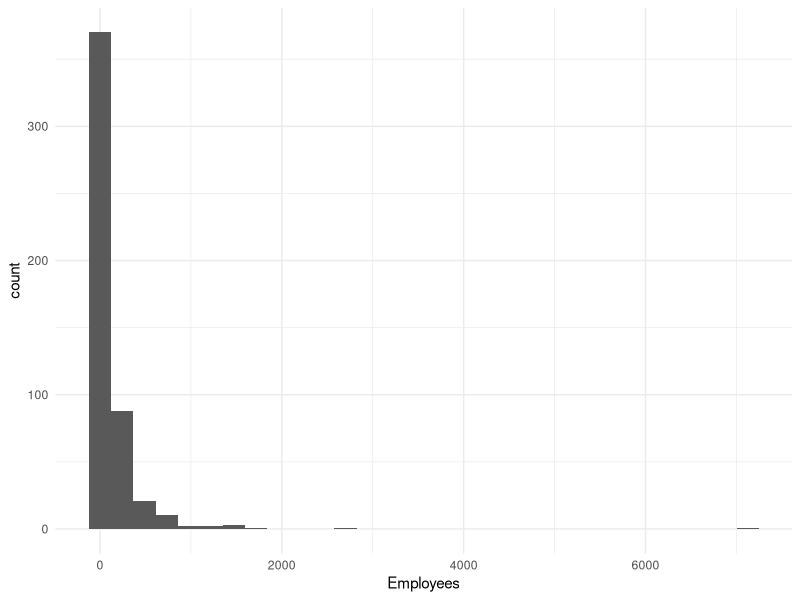
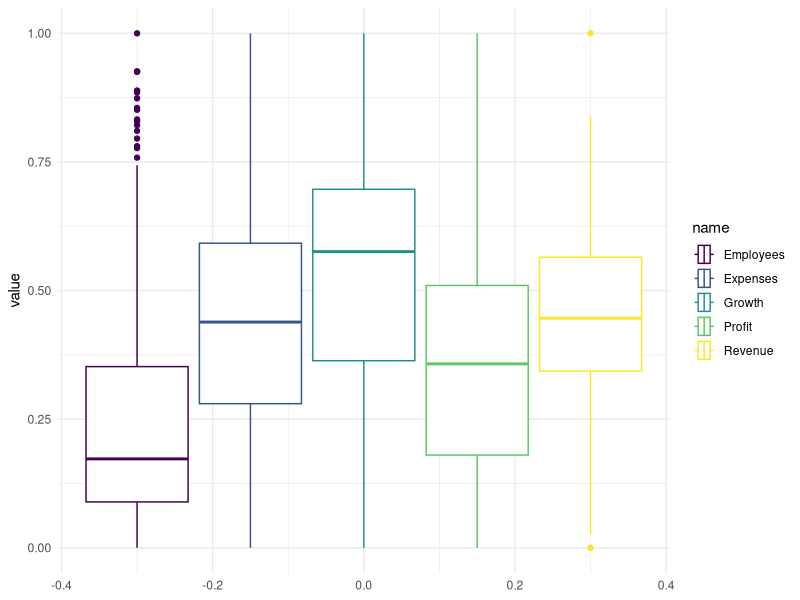
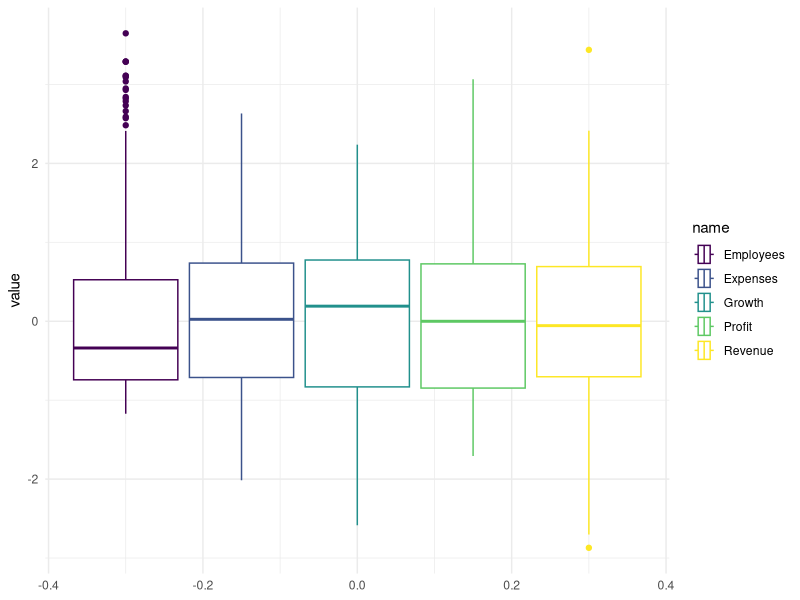
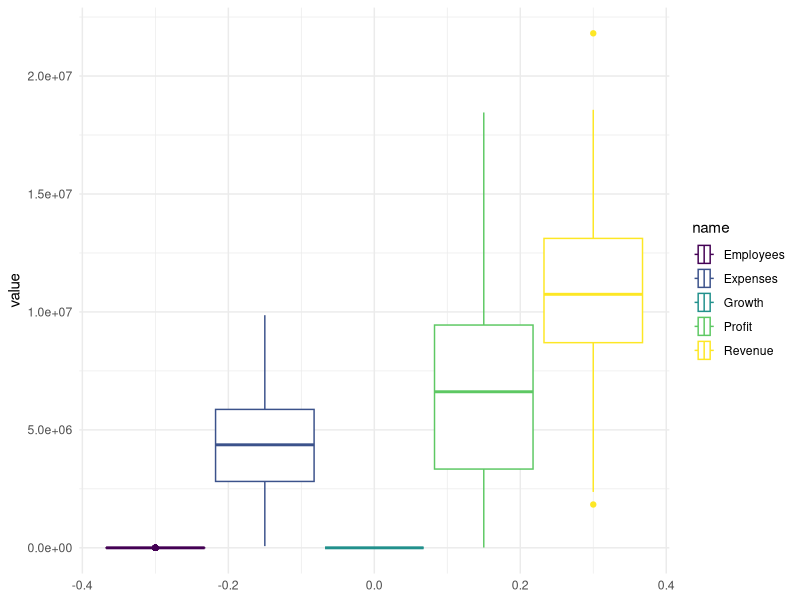
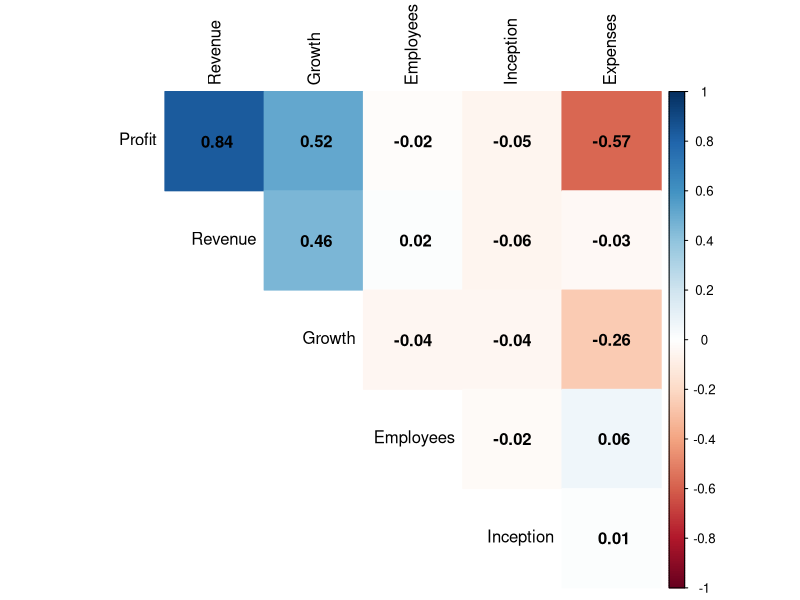
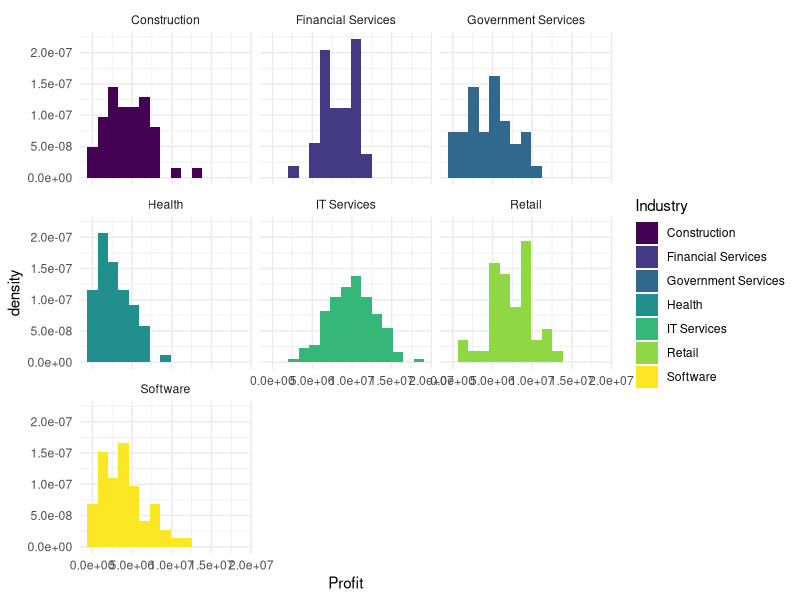
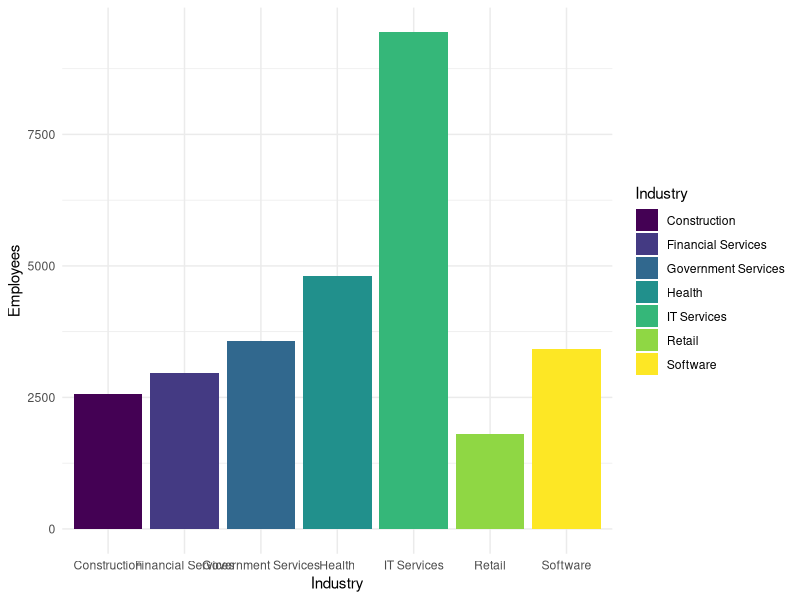
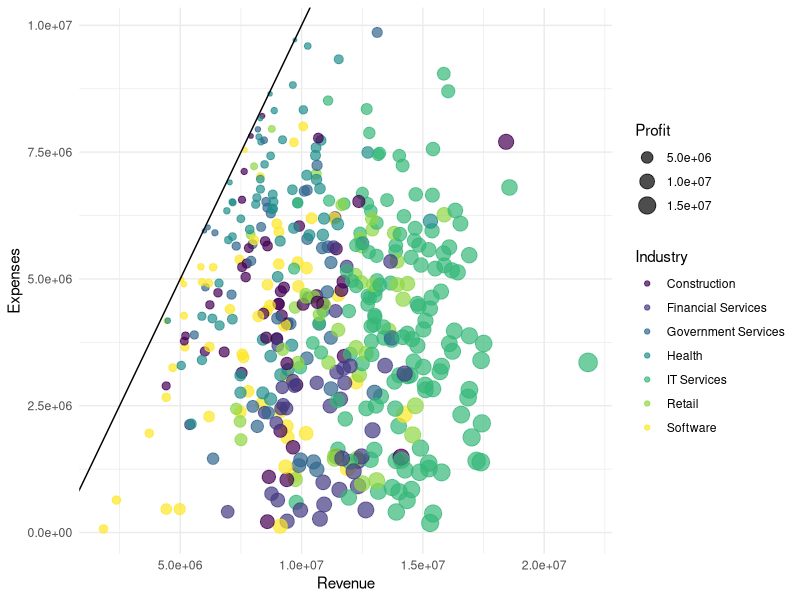

Write the R code that produced these figures, in order.
## ---- chunk 1
knitr::opts_chunk$set(warning=FALSE,message=FALSE)
## ---- chunk 2
library(tidyverse)

#lines <-readLines("Future-500-7.csv")
#lines[69]<- str_replace(lines[69],'\"',"")

#writeLines(lines,"modified_csv.csv")
x <- read_csv("modified_csv.csv")
## ---- chunk 3
x <- x %>% filter(ID!=78)

x_1 <- x %>%
  mutate(Revenue = as.numeric(str_replace_all(Revenue,"\\$|\\,","")),
        Expenses = as.numeric(str_replace_all(Expenses," Dollars|\\,","")),
        Growth = as.numeric(str_replace_all(Growth,"%","")),
        Profit = as.numeric(str_match(Profit,"\\d+")))
## ---- chunk 4
library(psych)
x_1 %>% select(where(is.numeric),-"ID") %>% describe()

x_1 %>% summarize(across(where(is.numeric),var,na.rm=TRUE))


x_grouped <- x_1 %>% group_by(Industry)
names <- x_grouped %>% group_keys() %>% pull(Industry)

summary_list <- x_grouped %>% select(where(is.numeric)) %>% select(-"ID") %>% 
  group_split() %>% 
  purrr::map(~select(.x,-"Industry")) %>%
  purrr::map(describe) %>%
  purrr::map(~rownames_to_column(as.data.frame(.x)))

names(summary_list) <- names
summary_list
## ---- chunk 5
# išveda į failus, siekiant nukopijuoti lentelę
x %>% describe() %>%  select(c("sd","mean","median","min","max")) %>% round(2) %>% write.csv("d.csv",quote=FALSE)


temp <- summary_list %>% enframe() %>% unnest_longer("value") 

cbind(temp$name,temp$value) %>% select(c("rowname","temp$name","sd","mean","median","min","max")) %>% mutate(across(where(is.numeric),round,2)) %>% write.csv("rr.csv",quote=FALSE,row.names = FALSE)
## ---- chunk 6
# turimi vienų metų duomenys. esant praeitų metų duomenims NA reikšmes būtų galima pakeisti praeitomis
x_1 %>% group_by(Name) %>% count() %>% arrange(desc(n))

x_1 %>% ungroup() %>% summarize(across(everything(),~sum(is.na(.x)))) # pradiniai kiekiai praleistų reikšmių


replace_with_group_median<- function(x,y) {
  group_median <- median(x,na.rm = TRUE)
  if_else(is.na(x),group_median,x)
}


library(maps)
cities <-  us.cities$country.etc
names(cities) <- str_replace(us.cities$name,paste("",us.cities$country.etc),"")


x_2 <- x_1 %>%
  # faktinis užpildymas
  mutate(State = if_else(is.na(State),cities[City],State)) %>%
  # išvestinės reikšmės 
  mutate(Expenses = if_else(is.na(Expenses) & !is.na(Profit),Revenue - Profit,Expenses),
        Revenue = if_else(is.na(Revenue) & !is.na(Profit),Expenses + Profit,Revenue)) %>%
  group_by(Industry) %>%
  filter(!(is.na(Revenue) & is.na(Expenses) & !is.na(Profit))) %>%
  mutate(Expenses = replace_with_group_median(Expenses),
         Revenue = replace_with_group_median(Revenue),
         Profit = Revenue - Expenses) %>%
  rbind(x_1  %>% filter((is.na(Revenue) & is.na(Expenses) & !is.na(Profit)))) %>%
  mutate(Employees = replace_with_group_median(Employees),
         Growth = replace_with_group_median(Growth)) %>%
  ungroup()


## ---- chunk 7
# likusios praleistos reikšmės paliekamos duomenyse (visos reikšmės nominaliuose kintamuosiouse)
x_2 %>% summarize(across(everything(),~sum(is.na(.x))))
## ---- chunk 8
names <- c("Employees","Revenue","Expenses","Profit","Growth")

(outliers <- x_2 %>%  select(names) %>% purrr::map(~boxplot.stats(.x,coef = 1.5)$out)) # sąlyginės išskirtys ("mild" outliers)

x_2 %>% select(names) %>% purrr::map(~boxplot.stats(.x,3)$out) # išskirtys ("extreme" outliers)
## ---- chunk 9
ggplot(x_2,aes(Employees)) + geom_histogram() + theme_minimal() # įmonės darbuotojų skaičiaus pasiskirstymas yra stiprios dešininės asimetrijos (right skewed)
# toliau pašalinsiu šias išskirtis


x_2 %>% filter(Employees %in% outliers$Employees)
# išsiskiriančios įmonės t.y. tyrimo objektai. kai kurios iš šių įmonių turi ne tik didelius darbuotojų kiekis, bet ir didelius Expenses/Revenue

x_2 %>% filter(Employees %in% outliers$Employees) %>% count(Industry) 

x_3 <- x_2 %>% filter(!Employees %in% outliers$Employees)
## ---- chunk 10
x_3 %>% select(names) %>% purrr::map(~boxplot.stats(.x,3)$out) # daugiau išskirčių pagal dominančius stulpelius nerasta
## ---- chunk 11
# Kaip skiriasi imties statistiniai duomenys pašalinus išskirtis
summary_1 <- x_2 %>% select(where(is.numeric),-"ID") %>% describe()

summary_2 <- x_3 %>% select(where(is.numeric),-"ID") %>% describe()

(summary_2 - summary_1) / summary_1 * 100 # procentinis imties statistinių duomenų pokytis pašalinus išskirtis
## ---- chunk 12
# normalizavimas
normalized <- x_3 %>% select(where(is.numeric),-c("ID","Inception")) %>% drop_na() %>% map_df(~((.x-min(.x))/(max(.x)-min(.x)))) 
# standartizavimas
standartized <- x_3 %>% select(where(is.numeric),-c("ID","Inception")) %>% drop_na() %>% map_df(~(.x-mean(.x))/sd(.x)) 
## ---- chunk 13
normalized  %>% pivot_longer(1:5) %>% ggplot(aes(value,color=name)) + geom_boxplot() + coord_flip() + theme_minimal() + scale_color_viridis_d()

standartized  %>% pivot_longer(1:5) %>% ggplot(aes(value,color=name)) + geom_boxplot() + coord_flip() + theme_minimal() + scale_color_viridis_d()

x_3 %>% select(where(is.numeric),-c("ID","Inception")) %>% pivot_longer(1:5) %>% ggplot(aes(value,color=name)) + geom_boxplot() + coord_flip() + theme_minimal() + scale_color_viridis_d()
## ---- chunk 14
library(corrplot)
x_corr <- x_3[,-1] %>% drop_na()

numerical <- unlist(lapply(x_corr, is.numeric))  
correlation_matrix <- cor(as.matrix(x_corr[,numerical]))
correlation_matrix


corrplot(correlation_matrix, order = "FPC", method = "color",type="upper",diag=FALSE,tl.col = "black", addCoef.col = "black")
## ---- chunk 15
length(unique(x_3$Industry)) # 7 industrijos

x_industry <- x_3 %>% drop_na()


x_industry %>% ggplot(aes(x=Profit,fill=Industry)) + geom_histogram(aes(y=after_stat(density)),bins = 15) + facet_wrap(vars(Industry)) + scale_fill_viridis_d() + theme_minimal()

x_industry %>% ggplot(aes(x=Industry,y=Employees,fill=Industry)) + geom_col() + scale_fill_viridis_d() + theme_minimal()
## ---- chunk 16
x_industry %>% ggplot(aes(Revenue,Expenses,color=Industry)) + geom_point(aes(size=Profit),alpha=0.7) + 
  scale_color_viridis_d() + geom_abline(slope=1,intercept=0) + theme_minimal()

min(x_3$Profit)
## ---- chunk 17
x_size <- x_3 %>% mutate(Size = cut_number(x_3$Employees,2)) %>% drop_na(Size)

x_size %>% count(Size) 


x_size %>% drop_na() %>% ggplot(aes(Industry,fill=Size)) + geom_bar() + coord_flip() + theme_minimal() + scale_fill_brewer(palette = "Set2")

## ---- chunk 18
x_size %>% ggplot(aes(x=Size,y=Profit,fill=Size)) + geom_boxplot() + theme_minimal()

x_size %>% ggplot(aes(x=Size,y=Growth,fill=Size)) + geom_boxplot() + theme_minimal()
## ---- chunk 19
x_size <- x_size %>% mutate(Size_2 = cut_number(x_size$Expenses,2)) %>% drop_na()

x_size %>% ggplot(aes(Size_2,Growth,fill=Size_2)) + geom_violin() + theme_minimal()
## ---- chunk 20
library(datasets)
states <-state.region
names(states) <- state.abb

x_regions <- x_size %>% mutate(Region = states[State]) %>% drop_na()
## ---- chunk 21
x_regions %>% ggplot(aes(Region,Growth,fill=Region)) + geom_violin() + theme_minimal()

x_regions %>%  count(Region,Size) %>% ggplot(aes(Region,n,fill=Size)) + geom_col() + theme_minimal()
## ---- chunk 22
x_regions %>% ggplot(aes(Revenue,Expenses,color=Region)) + geom_point(aes(size=Profit),alpha=0.7) + 
  scale_color_viridis_d() + geom_abline(slope=1,intercept=0) + theme_minimal()
## ---- chunk 23
x_regions %>% drop_na() %>% ggplot(aes(Inception,color=Industry)) + stat_ecdf() + facet_wrap(vars(Industry)) + theme_minimal() + scale_fill_viridis_d()
## ---- chunk 24
x_age <- x_regions %>% mutate(Age = cut_width(Inception,8))
x_age %>% drop_na() %>% ggplot(aes(Age,Growth,fill=Age)) + geom_boxplot() + theme_minimal() 
